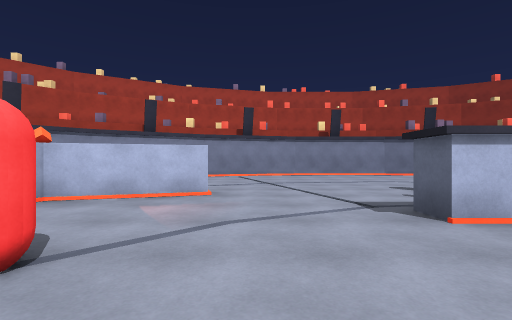
[1] (above)

23 first-person views from a walk through a Unity game level. The camera is 1.2 m above the floor, looks level and sees 85° across. The floor is counted in squares, 2 m on a side. Each view is taken from the middle of a square. On the plan, view 1 faces up. The plan holds only what a view shows up to about 9 squares ahead; the rest is blank. The place goes on beyond the plan. The player is left out. Surface patterns are stand-ins for the level's own textures.

[2]
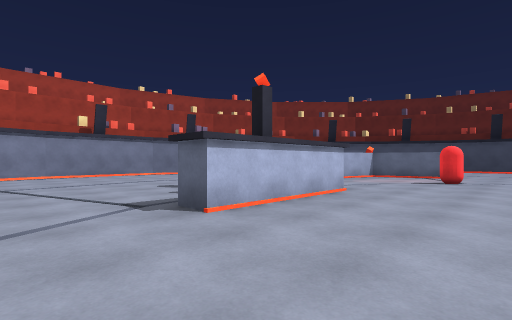

[3]
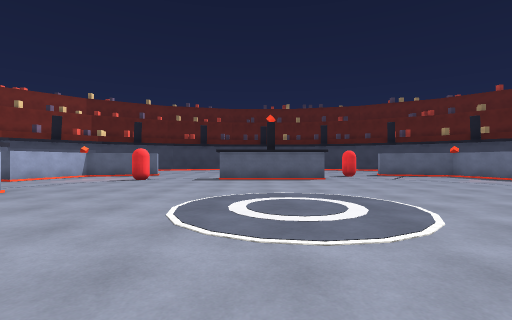

[4]
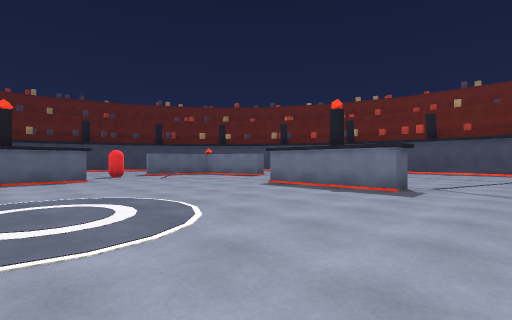

[5]
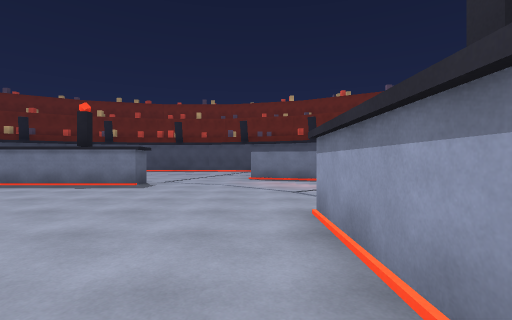

[6]
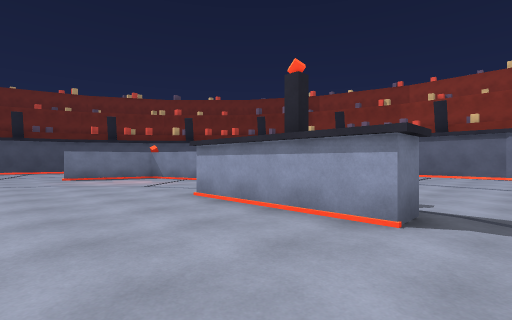

[7]
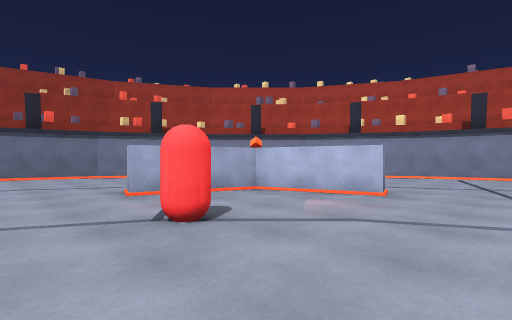

[8]
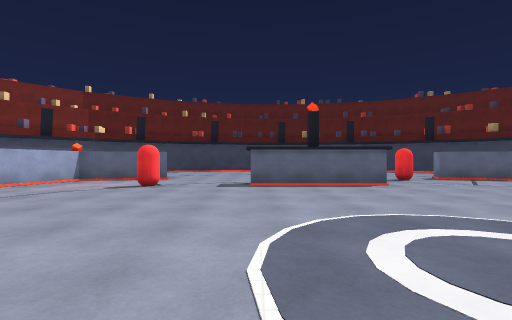

[9]
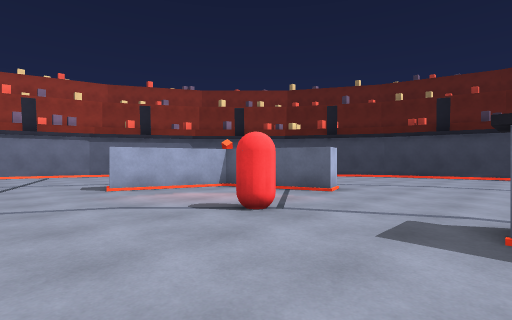

[10]
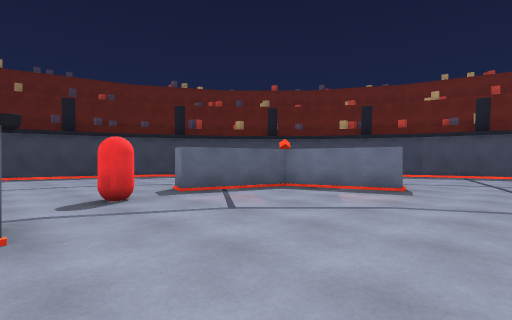

[11]
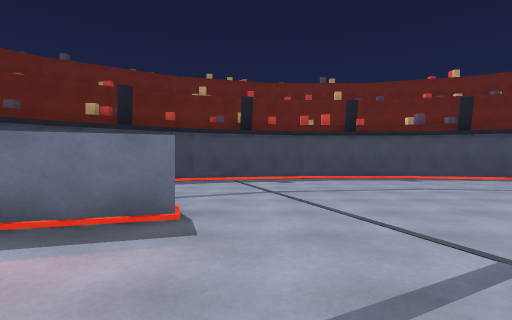

[12]
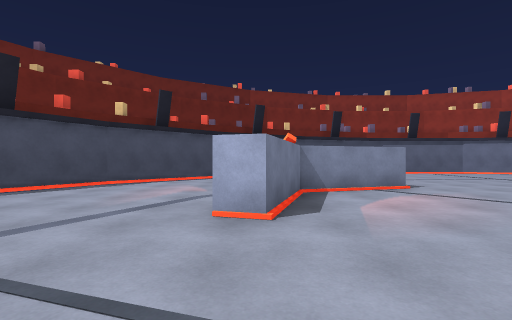

[13]
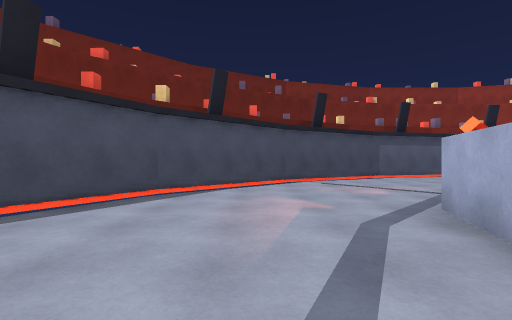

[14]
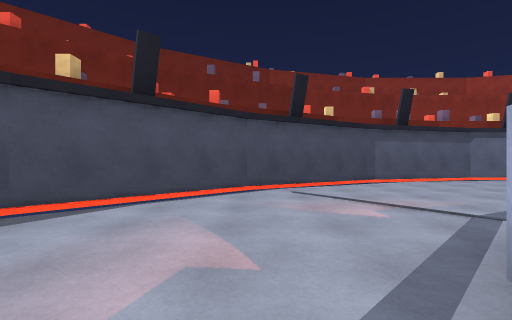

[15]
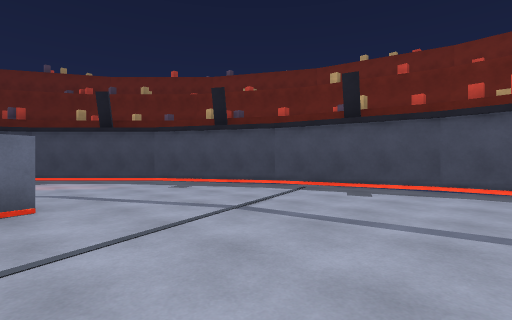

[16]
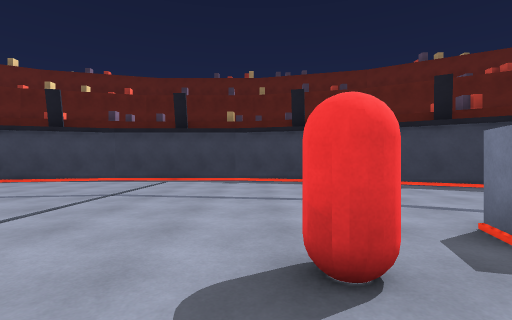

[17]
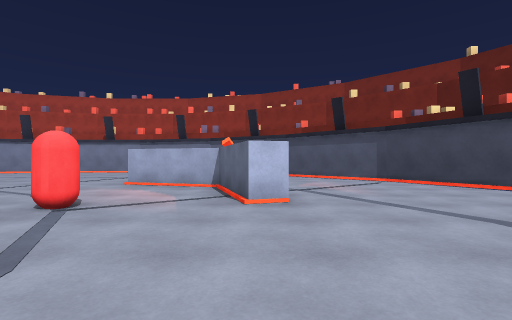

[18]
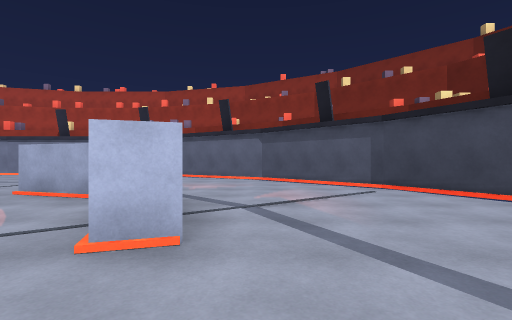

[19]
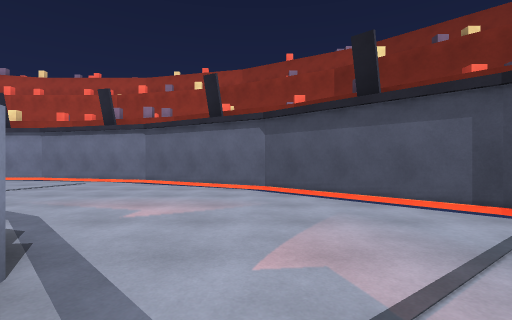

[20]
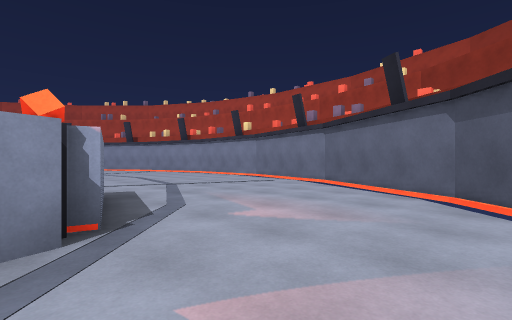

[21]
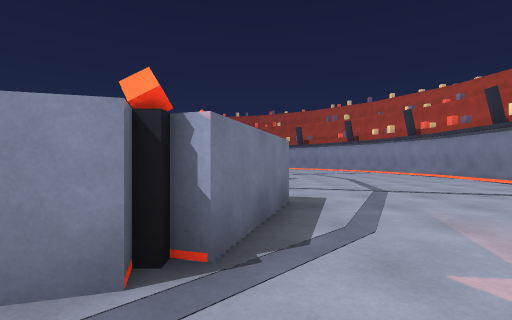

[22]
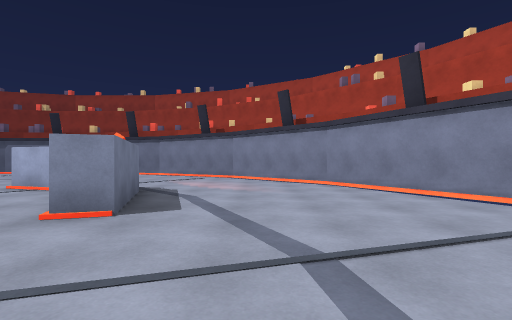

[23]
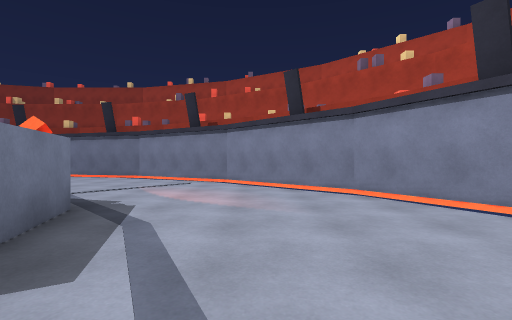

### Floor plan
Points are (right, up) in squares from view 1. A wall is a line through its corners. A room is listed if a view was taken in it or the views show most of it. See-through windows are left out.
Room 1 (views 1, 2, 3, 4, 5, 6, 7, 8, 9, 10, 11, 16)
walls: (8.7, -4.2) (8.7, -0.8); (1.9, -8.4) (1.9, -7.7) (5.1, -7.7); (5.2, 2.7) (1.9, 2.7) (1.9, 3.4); (-2.4, -0.9) (-1.7, -0.9) (-1.7, -4.2); (7.8, -9.9) (9.6, -9.4); (10.4, -8.4) (10.9, -6.8); (10.9, 1.8) (10.4, 3.5); (-3.6, -7.7) (-3.4, -8.5); (-2.6, -9.3) (-0.8, -9.9) (-1, -10.6); (9.5, 4.4) (7.8, 4.9); (-0.8, 4.9) (-2.5, 4.4); (-3.4, 3.5) (-3.9, 1.8)
ways out: opening at (0.3, -9) to room 2; opening at (6.5, -9) to room 2; opening at (10.7, -2.2) to room 3; opening at (0.5, 4.5) to room 4; opening at (6.3, 4) to room 4; opening at (-3.5, 0.5); opening at (-3, -6)
objects: other object (-3, -9); other object (-3, 4); other object (-2, 1) to (-1, 2); other object (8, 1) to (9, 2); other object (10, 4)
Room 2 (views 12, 13, 14, 15)
walls: (4.3, -16.7) (5.4, -16.7); (5.2, -16.7) (9, -15.7) (12.2, -13.8); (8, -10.5) (7.8, -9.9); (-1.2, -15.9) (-0.8, -16); (-2, -10.2) (-3.5, -9.7)
ways out: opening at (0.3, -9) to room 1; opening at (6.5, -9) to room 1; opening at (11.7, -12) to room 3; opening at (-4, -12.5)
Room 3 (views 17, 18, 19, 20)
walls: (17.6, -4.4) (17.6, -0.6); (17.7, -0.7) (16.9, 2.2); (17.1, -6.4) (17.7, -4.4); (10.9, -6.8) (11.5, -7); (11.6, 2) (10.9, 1.8); (16.3, 3.7) (14.8, 6.2); (15.4, -10.2) (16.3, -8.7); (14.9, 6.2) (14.2, 6.9); (12.2, -13.8) (14.7, -11.3)
ways out: opening at (10.7, -2.2) to room 1; opening at (11.7, -12) to room 2; opening at (12.7, 5) to room 4
objects: other object (10, -6) to (11, -5)
Room 4 (views 21, 22, 23)
walls: (1.2, 11.5) (-0.7, 11); (8, 5.5) (10.7, 4.7) (10.9, 3.9); (-1.9, 10.7) (-5.2, 8.8) (-7.8, 6.2) (-9, 4.1); (-3.5, 4.7) (-1, 5.5) (-0.8, 4.9); (12.2, 8.8) (9, 10.7) (5.4, 11.7) (3, 11.7); (14.2, 6.9) (12.1, 8.9)
ways out: opening at (0.5, 4.5) to room 1; opening at (6.3, 4) to room 1; opening at (12.7, 5) to room 3; opening at (-6.5, 5.2)

Where each view was taken, in squares from view 1:
view 1: 0 up, 0 right, facing up
view 2: 0 up, 0 right, facing up-right
view 3: 2 down, 0 right, facing right
view 4: 2 down, 0 right, facing down-right
view 5: 1 down, 1 left, facing down
view 6: 0 up, 1 right, facing down-left
view 7: 0 up, 1 right, facing up-left
view 8: 1 down, 2 right, facing right
view 9: 1 down, 6 right, facing up-right
view 10: 4 down, 6 right, facing down-right
view 11: 7 down, 7 right, facing down
view 12: 10 down, 2 right, facing left
view 13: 12 down, 0 right, facing left
view 14: 11 down, 2 left, facing left
view 15: 10 down, 4 right, facing down-right
view 16: 5 down, 9 right, facing right
view 17: 2 down, 11 right, facing up
view 18: 0 up, 12 right, facing up
view 19: 3 up, 12 right, facing up
view 20: 4 up, 13 right, facing up-left
view 21: 5 up, 12 right, facing left
view 22: 7 up, 2 right, facing left
view 23: 7 up, 0 right, facing left
